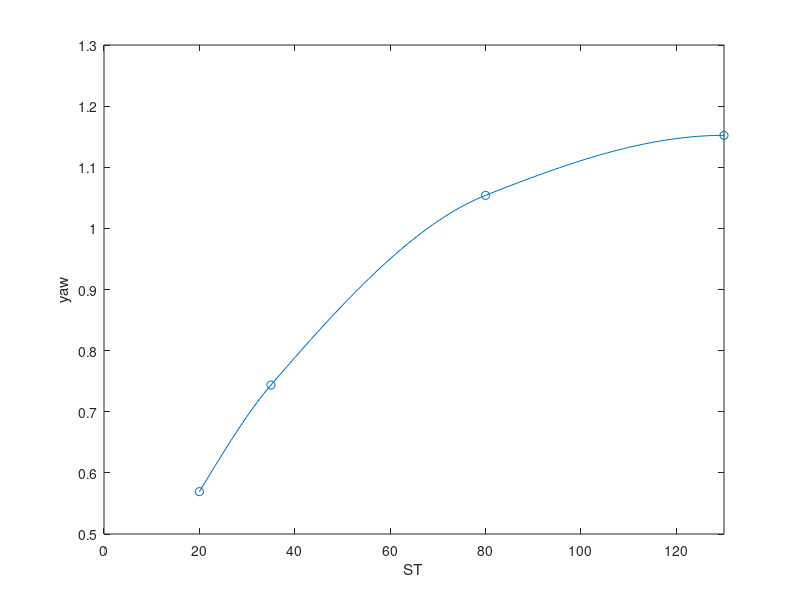
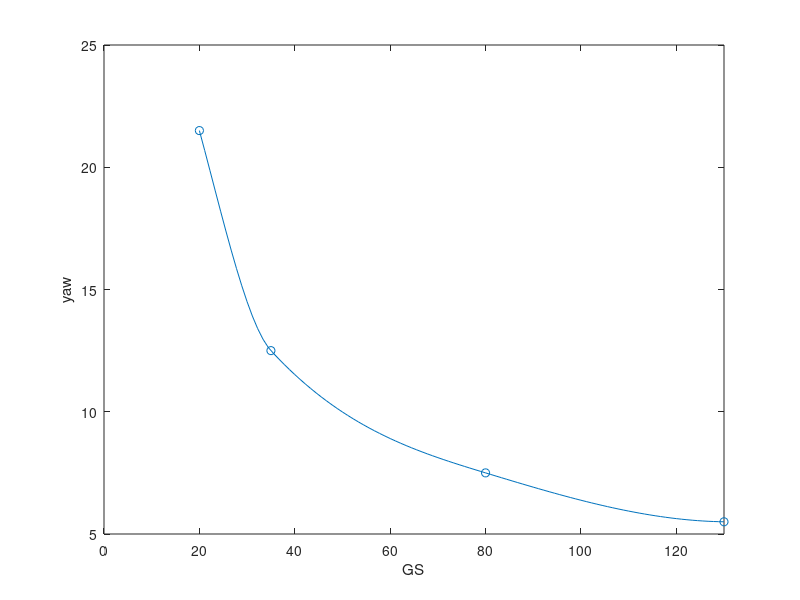
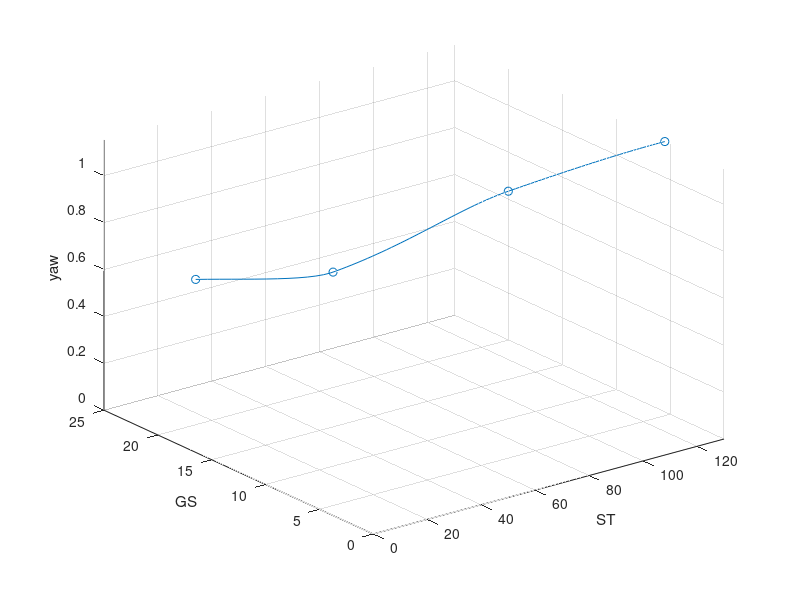
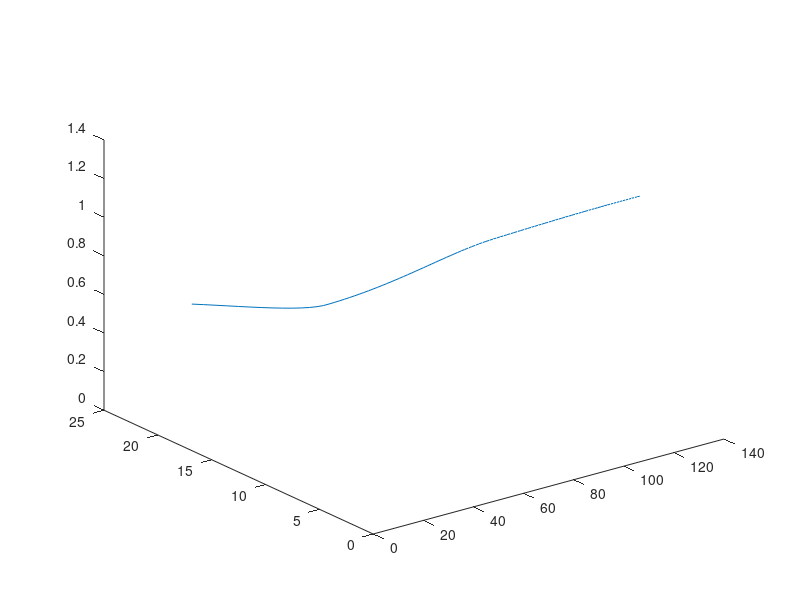

MATLAB code for these plots, in order: (Note: this script raises an error after producing the figures.)
% x = ST
% y = GS
% z = yaw

%% Params
ST_max = 130;
GS_max = 25;

%% pick 4 points
p1 = [20 21.5 0.5693];
p2 = [35 12.5 .7437];
p3 = [80 7.5 1.054];
p4 = [130 5.5 1.1522];
cpts = [p1; p2; p3; p4];

%% curve fit
% curve fit z=f(x)
zfx = @(x) (interp1(cpts(:,1), cpts(:,3), x, "pchip"));
% curve fit y = f(x)
yfx = @(x) (interp1(cpts(:,1), cpts(:,2), x, "pchip"));
% invert curve fit y = f(x) to get x = f(y);
function x = xfy_func(y, p1, p4, yfx)
    % if y < p4(2) || y > p1(2)
        % x = NaN;
    % else
    y = snip(y, p4(2), p1(2));
    x = fzero(@(x)(yfx(x)-y), [p1(1), p4(1)]);
    % end
end
% xfy = @(yarr) (arrayfun(@(y)(fzero(@(x)(yfx(x)-y), [p1(1), p4(1)])), yarr));
xfy = @(yarr) (arrayfun(@(y) (xfy_func(y, p1, p4, yfx)), yarr));


% plotting
xcurve = linspace(p1(1),ST_max,100);
zcurve = zfx(xcurve);
ycurve = yfx(xcurve);

figure(3)
hold off 
plot(xcurve, zcurve);
hold on
scatter(cpts(:,1), cpts(:,3))
xlim([0, ST_max])
xlabel("ST")
ylabel("yaw")

figure(4)
hold off 
plot(xcurve, ycurve);
hold on
scatter(cpts(:,1), cpts(:,2))
xlim([0, ST_max])
xlabel("GS")
ylabel("yaw")

figure(5)
hold off
plot3(xcurve, ycurve, zcurve)
hold on
scatter3(cpts(:,1), cpts(:,2), cpts(:,3))
xlim([0, ST_max])
ylim([0, GS_max])
zlim([0, inf])
xlabel("ST")
ylabel("GS")
zlabel("yaw")
grid

%% secant lines in x and y
% secant from x to curve
xlin1 = linspace(p1(1), p4(1), 20);
ylin1 = yfx(xlin1);
zlin1 = zfx(xlin1);
aofx = zlin1 ./ ylin1;
function a = afx_func(x, p1, yfx, zfx)
    a = zeros(size(x));
    cond = x >= p1(1);
    a1 = zfx(x(cond)) ./ yfx(x(cond));
    a2 = interp1([0,p1(1)], [0, zfx(p1(1)) ./ yfx(p1(1))], x(~cond));
    a(cond) = a1;
    a(~cond) = a2;
end
afx = @(x)(afx_func(x, p1, yfx, zfx));

% secant from y to curve
ylin2 = linspace(p1(2), p4(2), 20);
xlin2 = zeros(size(ylin2));
for i = 1:length(ylin2)
    xlin2(i) = fzero(@(x)(yfx(x)-ylin2(i)), [xlin1(1), xlin1(end)]);
end
zlin2 = zfx(xlin2);
bofy = zlin2 ./ xlin2;
function b = bfy_func(y, p4, xfy, zfx)
    b = zeros(size(y));
    cond = y >= p4(2);
    b1 = zfx(xfy(y(cond))) ./ xfy(y(cond));
    b2 = interp1([0,p4(2)], [0, zfx(p4(1)) / xfy(p4(2))], y(~cond));
    b(cond) = b1;
    b(~cond) = b2;
end
bfy = @(y)(bfy_func(y, p4, xfy, zfx));


% plot test
[xf,  yf] = meshgrid(linspace(0, ST_max, 27), linspace(0, GS_max, 51));
[x1, y1] = meshgrid(linspace(0, p4(1), 40), linspace(0, p1(2), 40));
outside1 = yf > yfx(xf);
% z1 = aofx .* y1;
% z1 = afx(x1(1,:)) .* y1;
% z1(outside1) = NaN;
% z2 = bofy' .* x1;
% z2 = bfy(y1(:,1)) .* x1;
% z2(outside1) = NaN;
% zavg = (z1 + z2) / 2;
zavg = @(x,y)( ((afx(x).*y)+(bfy(y).*x)) / 2 );

% hold off
% surf(x1, y1, z1, FaceAlpha=.5);
% hold on
% surf(x1, y1, z2, FaceAlpha=.5);
figure(6)
hold off
plot3(xcurve, ycurve, zcurve, LineWidth=3, Color="red")
hold on
zavg_plot = zavg(xf, yf);
% zavg_plot(outside1) = NaN;
surf(xf, yf, zavg_plot)
xlabel("ST")
ylabel("GS")
zlabel("yaw")
xlim([0, ST_max])
ylim([0, GS_max])
zlim([0, 2])


%% High GS region
hgsx = @(x) (interp1([0 p1(1), p4(1)], [0, p1(3), .75*p1(3)], x));
hgsxy = @(x, y) (interp1([GS_max, p1(2)], [0, hgsx(x)], y, "linear", "extrap"));
[x2, y2] = meshgrid(linspace(0, p4(1), 40), linspace(p1(2), GS_max, 20));
zhgs = arrayfun(hgsxy, xf, yf);
figure(7)
surf(xf, yf, zhgs)
xlabel("ST")
ylabel("GS")
zlabel("yaw")
xlim([0, ST_max])
ylim([0, GS_max])
zlim([0, 2])

%% Loss of traction region
function z = notr_func(x, y, hgsx, yfx, zfx, p1)
    if p1(1) >= x
        z = p1(3);
    else
        z = interp1([p1(2), yfx(x)], [hgsx(x), zfx(x)], y, "linear", "extrap");
    end
end

% notr = @(x,y) (interp1([p1(2), yfx(x)], [hgsx(x), zfx(x)], y));
notr = @(x,y) (notr_func(x, y, hgsx, yfx, zfx, p1));
[x3, y3] = meshgrid(linspace(0, p4(1), 40), linspace(p1(2), p4(2), 40));
znotr = arrayfun(notr, xf, yf);
% outside2 = y3 < yfx(x3);
% znotr(outside) = NaN;
figure(8)
surf(xf, yf, znotr)
xlabel("ST")
ylabel("GS")
zlabel("yaw")
xlim([0, ST_max])
ylim([0, GS_max])
zlim([0, 2])

%% Combine
figure(9)
hold off
surf(xf, yf, zavg_plot, FaceAlpha=.5)
hold on
surf(xf, yf, zhgs, FaceAlpha=.5)
surf(xf, yf, znotr, FaceAlpha=.5)

figure(10)
z_all = zeros([size(xf), 3]);
z_all(:,:,1) = zavg_plot;
z_all(:,:,2) = zhgs;
z_all(:,:,3) = znotr;
zplot_half = min(z_all, [], 3);
x_both = [-flip(xf,2), xf(:,2:end)];
y_both = [flip(yf,2), yf(:,2:end)];
zplot_full = [-flip(zplot_half, 2), zplot_half(:,2:end)];
surf(x_both, y_both, zplot_full)

%% error
figure(11)
[sg, vg] = meshgrid(s, v);
surf(sg, vg, yaw_table)

figure(12)
hold off
surf(sg, vg, yaw_table, FaceAlpha=.5)
hold on
surf(x_both, y_both, zplot_full, FaceAlpha=.5);

figure(13)
surf(x_both, y_both, zplot_full - yaw_table)


%% Output
ST_brkpt_yaw = xf(1,:);
GS_brkpt_yaw = yf(:,1);
yaw_table = zplot_half;
save("TV_26_yaw_table", "ST_brkpt_yaw","GS_brkpt_yaw","yaw_table")
